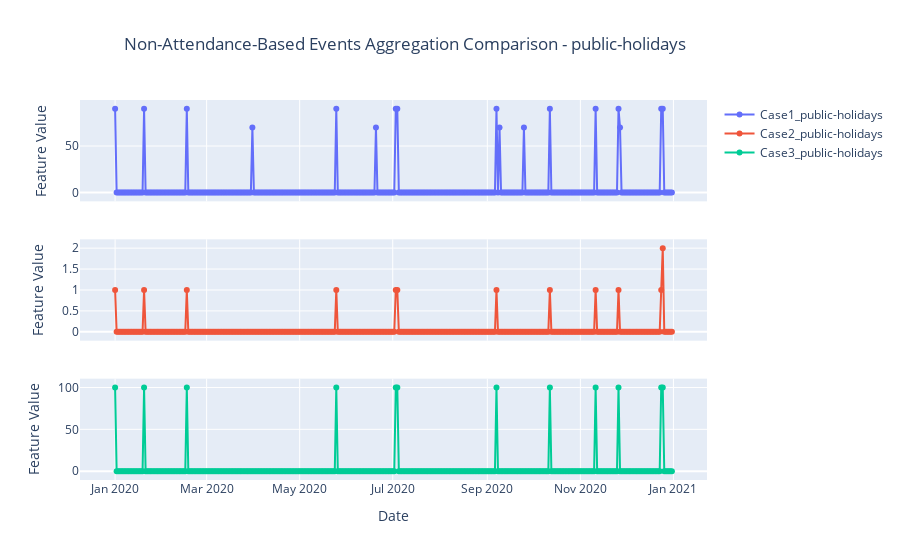

Write notebook code for a chart like this one.
### Code cell
plot_difference_per_category("public-holidays")

### Figure 1 — Plotly figure (JSON) as saved in the notebook; plotly's stock layout.template omitted (floating-point values rounded to 4 significant figures; data arrays with more than 128 entries replaced by an {"elided": "..."} marker saying what was removed)
{"data": [{"mode": "lines+markers", "name": "Case1_public-holidays", "type": "scatter", "x": {"elided": "366 str values"}, "xaxis": "x", "y": {"elided": "366 int values"}, "yaxis": "y"}, {"mode": "lines+markers", "name": "Case2_public-holidays", "type": "scatter", "x": {"elided": "366 str values"}, "xaxis": "x2", "y": {"elided": "366 int values"}, "yaxis": "y2"}, {"mode": "lines+markers", "name": "Case3_public-holidays", "type": "scatter", "x": {"elided": "366 str values"}, "xaxis": "x3", "y": {"elided": "366 int values"}, "yaxis": "y3"}], "layout": {"title": {"text": "Non-Attendance-Based Events Aggregation Comparison - public-holidays", "x": 0.45}, "xaxis": {"anchor": "y", "domain": [0, 1], "matches": "x3", "showticklabels": false}, "xaxis2": {"anchor": "y2", "domain": [0, 1], "matches": "x3", "showticklabels": false}, "xaxis3": {"anchor": "y3", "domain": [0, 1], "title": {"text": "Date"}}, "yaxis": {"anchor": "x", "domain": [0.7333, 1], "title": {"text": "Feature Value"}}, "yaxis2": {"anchor": "x2", "domain": [0.3667, 0.6333], "title": {"text": "Feature Value"}}, "yaxis3": {"anchor": "x3", "domain": [0, 0.2667], "title": {"text": "Feature Value"}}, "yaxis4": {"title": {"text": "Feature Value"}}}}
